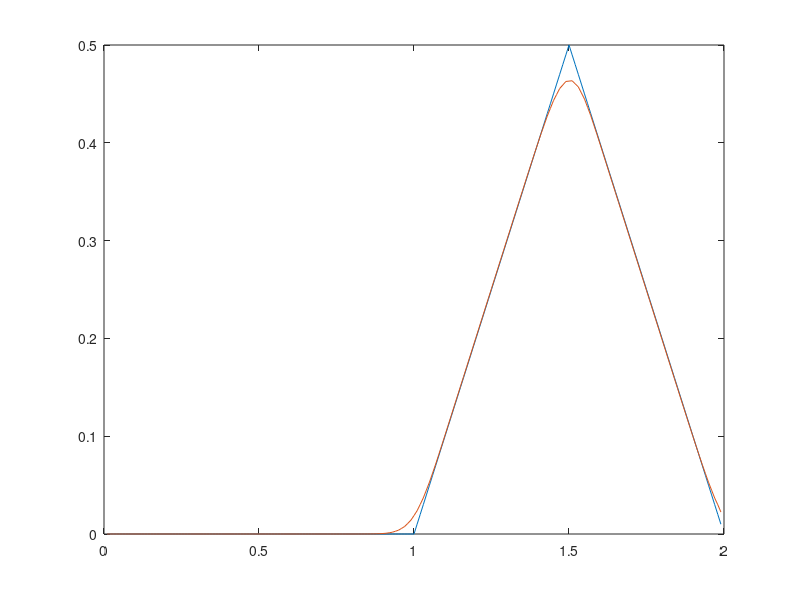

Write MATLAB code to recreate this figure.
% Lax freidrich Lab exam T2

N = 200;
x0 = 0; xf = 2;
h = (xf-x0)/N;

t0 = 0; tf = 1;

k = 0.9*(h);

M = fix((tf-t0)/k);

x = x0+h:h:xf-h;

lambda = k/h;

u0 = zeros(N-1,1);
for j=1:N-1
    if(x(j) < 0)
        u0(j) = 0;
    elseif(0 <= x(j) && x(j) < 0.5)
        u0(j) = x(j);
    elseif(0.5 <= x(j) && x(j) < 1)
        u0(j) = 1-x(j);
    elseif(x(j) >= 1)
        u0(j) = 0;
    end
end

u = zeros(N-1,1);

for p=1:M
    u(1) = u0(2)/2 - 0.5*lambda*(u0(2));
    for j=2:N-2
        u(j) = (u0(j+1)+u0(j-1))/2 - 0.5*lambda*(u0(j+1)-u0(j-1));
    end
    u(N-1) = u0(N-2)/2 - 0.5*lambda*(-u0(N-2));
    
    u0 = u;
end

exact = zeros(N-1,1);
for j=1:N-1
    if(x(j)-tf < 0)
        exact(j) = 0;
    elseif(0 <= x(j)-tf && x(j)-tf < 0.5)
        exact(j) = x(j)-tf;
    elseif(0.5 <= x(j)-tf && x(j)-tf < 1)
        exact(j) = 1-x(j)+tf;
    elseif(x(j)-tf >= 1)
        exact(j) = 0;
    end
end

plot(x,exact,x,u);
